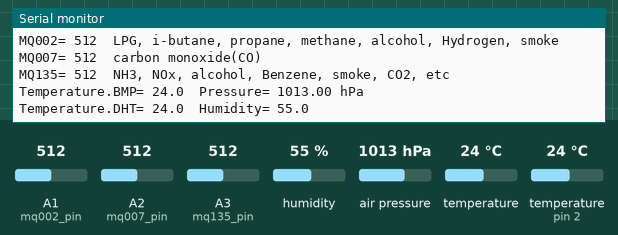
Simulated run of this sketch. Board: Arduino Uno, built with avr-gcc and run on an emulated ATmega328P. Shown: the last lines printed to the serial monitor. The test bench sets the inputs (shaded band); at power-on: humidity 55 %, air pressure 1013 hPa, A1 (mq002_pin) = 512, A2 (mq007_pin) = 512, A3 (mq135_pin) = 512, temperature 24 °C, temperature (sensor on pin 2) 24 °C.

Above: at 6.0 s.
6.1 s: humidity set to 22 %
At 10.47 s:
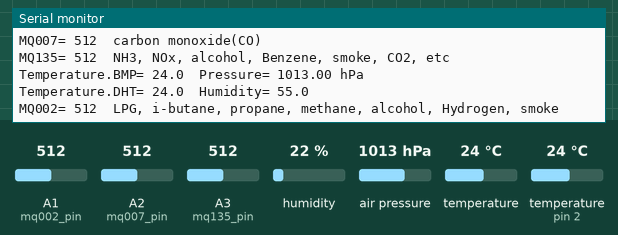
12.3 s: air pressure set to 952 hPa
At 15.77 s:
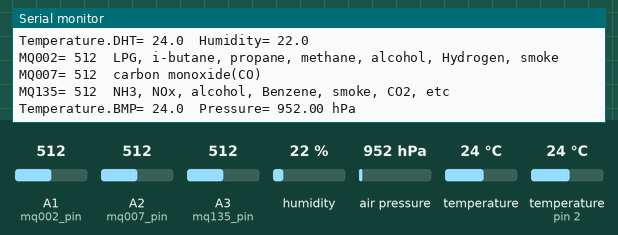
18.5 s: A1 (mq002_pin) set to 716
At 22.4 s:
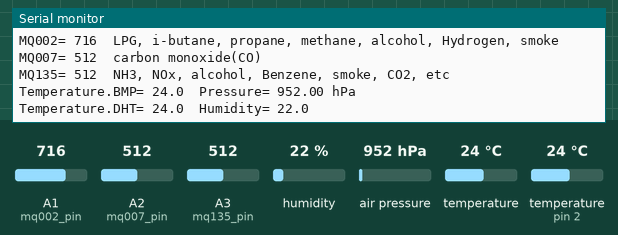
24.7 s: A2 (mq007_pin) set to 716
At 26.05 s:
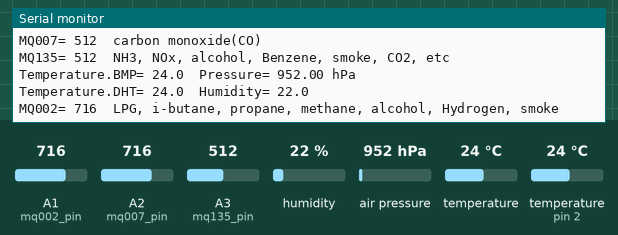
30.9 s: A3 (mq135_pin) set to 716
At 32.4 s:
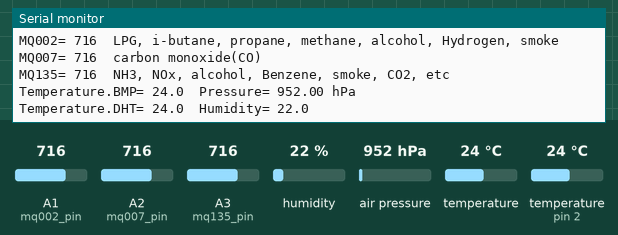
37.1 s: temperature (sensor 0) set to 12 °C
At 42.3 s:
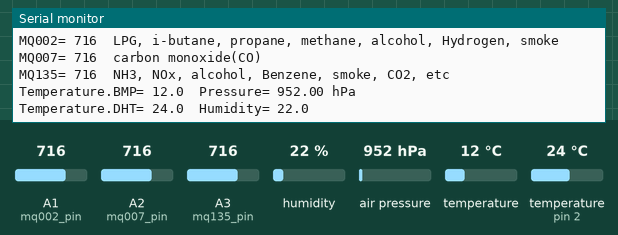

The sketch:

TCC_Prototype-Arduino.ino
```cpp
#include <Wire.h>
#include <Adafruit_BMP085.h>
#include <dht.h>

//Digital
#define dht22_pin       2
//#define dustLed_pin     3

//Analog
//#define dustSensor_pin  0
#define mq002_pin       1
#define mq007_pin       2
#define mq135_pin       3

Adafruit_BMP085 bmp;
dht DHT;
int mq002;
int mq007;
int mq135;
int chk;
//float dust;
float temperature_bmp;
float pressure_bmp;
float temperature_dht;
float humidity_dht;

void setup() {
  Serial.begin(9600);
  //pinMode(dustLed_pin, OUTPUT);
  /*
    bmp.begin(mode)
    ULTRALOWPOWER mode = 0
    STANDARD      mode = 1
    HIGHRES       mode = 2
    ULTRAHIGHRES  mode = 3
  */
  if (!bmp.begin(3)) Serial.println("Could not find a valid BMP085/BMP180 sensor, check wiring!");
}

void loop() {
  chk   = DHT.read22(dht22_pin);
  mq002 = analogRead(mq002_pin);
  mq007 = analogRead(mq007_pin);
  mq135 = analogRead(mq135_pin);
  temperature_bmp = bmp.readTemperature();
  pressure_bmp = bmp.readPressure();
  temperature_dht = DHT.temperature;
  humidity_dht = DHT.humidity;

  /*
    digitalWrite(dustLed_pin, LOW); // power on the LED
    delayMicroseconds(280);
    dust = analogRead(dustSensor_pin); // read the dust value via pin 5 on the sensor
    delayMicroseconds(40);
    digitalWrite(dustLed_pin, HIGH); // turn the LED off
    delayMicroseconds(9680);
  */

  Serial.print("MQ002= ");
  Serial.print(mq002);
  Serial.println("\tLPG, i-butane, propane, methane, alcohol, Hydrogen, smoke");
  Serial.print("MQ007= ");
  Serial.print(mq007);
  Serial.println("\tcarbon monoxide(CO)");
  Serial.print("MQ135= ");
  Serial.print(mq135);
  Serial.println("\tNH3, NOx, alcohol, Benzene, smoke, CO2, etc");

  /*
    Serial.print("Dust= ");
    Serial.print(dust);
    Serial.println(" mg/m3");
  */

  Serial.print("Temperature.BMP= ");
  Serial.print(temperature_bmp, 1);
  Serial.print("\t");
  Serial.print("Pressure= ");
  Serial.print(pressure_bmp / 100, 2);
  Serial.println(" hPa");

  Serial.print("Temperature.DHT= ");
  Serial.print(temperature_dht, 1);
  Serial.print("\t");
  Serial.print("Humidity= ");
  Serial.println(humidity_dht, 1);

  Serial.println("");

  delay(5000);        // delay in between reads for stability
}
```

Measured:
- after the input at 12.3 s, the serial monitor: prints a new line after 3.5 s (image 2)
- after the input at 18.5 s, the serial monitor: prints a new line after 2.3 s (image 3)
- after the input at 30.9 s, the serial monitor: prints a new line after 0.39 s (image 5)
- after the input at 37.1 s, the serial monitor: prints a new line after 4.6 s (image 6)
